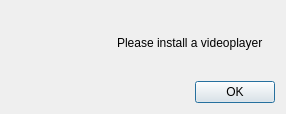
<?xml version="1.0" encoding="UTF-8"?>
<ui version="4.0">
 <class>NoPlayerDialog</class>
 <widget class="QDialog" name="NoPlayerDialog">
  <property name="geometry">
   <rect>
    <x>0</x>
    <y>0</y>
    <width>286</width>
    <height>114</height>
   </rect>
  </property>
  <property name="windowTitle">
   <string>Dialog</string>
  </property>
  <layout class="QVBoxLayout" name="verticalLayout_2">
   <item>
    <layout class="QHBoxLayout" name="horizontalLayout">
     <item>
      <widget class="QLabel" name="label">
       <property name="maximumSize">
        <size>
         <width>100</width>
         <height>75</height>
        </size>
       </property>
       <property name="text">
        <string/>
       </property>
       <property name="pixmap">
        <pixmap resource="screencast.qrc">:/pictures/novideoplayer.png</pixmap>
       </property>
       <property name="scaledContents">
        <bool>true</bool>
       </property>
      </widget>
     </item>
     <item>
      <layout class="QVBoxLayout" name="verticalLayout">
       <item>
        <widget class="QLabel" name="label_2">
         <property name="text">
          <string>Please install a videoplayer</string>
         </property>
        </widget>
       </item>
      </layout>
     </item>
    </layout>
   </item>
   <item>
    <widget class="QDialogButtonBox" name="buttonBox">
     <property name="orientation">
      <enum>Qt::Horizontal</enum>
     </property>
     <property name="standardButtons">
      <set>QDialogButtonBox::Ok</set>
     </property>
    </widget>
   </item>
  </layout>
 </widget>
 <resources>
  <include location="screencast.qrc"/>
 </resources>
 <connections>
  <connection>
   <sender>buttonBox</sender>
   <signal>accepted()</signal>
   <receiver>NoPlayerDialog</receiver>
   <slot>accept()</slot>
   <hints>
    <hint type="sourcelabel">
     <x>248</x>
     <y>254</y>
    </hint>
    <hint type="destinationlabel">
     <x>157</x>
     <y>274</y>
    </hint>
   </hints>
  </connection>
  <connection>
   <sender>buttonBox</sender>
   <signal>rejected()</signal>
   <receiver>NoPlayerDialog</receiver>
   <slot>reject()</slot>
   <hints>
    <hint type="sourcelabel">
     <x>316</x>
     <y>260</y>
    </hint>
    <hint type="destinationlabel">
     <x>286</x>
     <y>274</y>
    </hint>
   </hints>
  </connection>
 </connections>
</ui>
